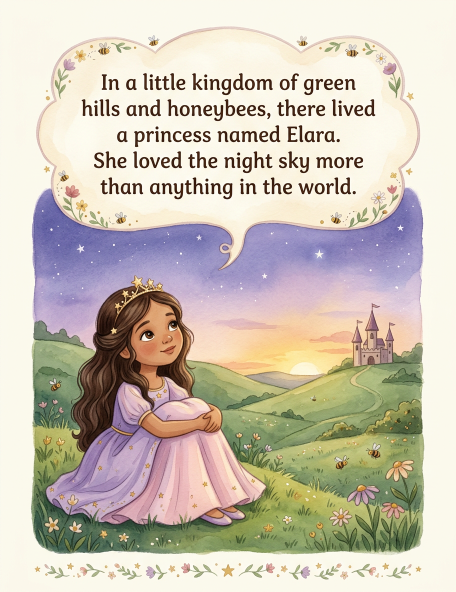
#> input picture pages/03_p01.png, 912 x 1184 px (shown at 1/2 size); its folder holds only this picture in this run
$ python build_book.py
#> lines starting #> are read from the running program, lines starting #| are printed output that depends on the picture
#!/usr/bin/env python3
"""
Build a print-ready children's picture book PDF from page images.

Usage:
    python3 build_book.py [--out princess_elara_and_the_secret_garden_of_stars.pdf]

Reads page images from ./pages in filename order (00_cover.png, 01_*.png, ...),
fits each onto an 8.5 x 11 in portrait page at 300 DPI, and writes a single PDF.
"""
import argparse
import glob
import os
import sys

from PIL import Image

PAGE_W_IN, PAGE_H_IN = 8.5, 11.0
DPI = 300
PAGE_W = int(PAGE_W_IN * DPI)   # 2550
PAGE_H = int(PAGE_H_IN * DPI)   # 3300
BG = (255, 253, 247)            # warm ivory, matches the book's palette


def fit_to_page(img: Image.Image) -> Image.Image:
    """Scale image to cover the page, center-crop the overflow."""
    img = img.convert("RGB")
#> img is the input picture: PIL image 912x1184 RGB; mean R, G, B 203, 194.5, 180.4
    scale = max(PAGE_W / img.width, PAGE_H / img.height)
    new = img.resize(
        (max(1, round(img.width * scale)), max(1, round(img.height * scale))),
        Image.LANCZOS,
    )
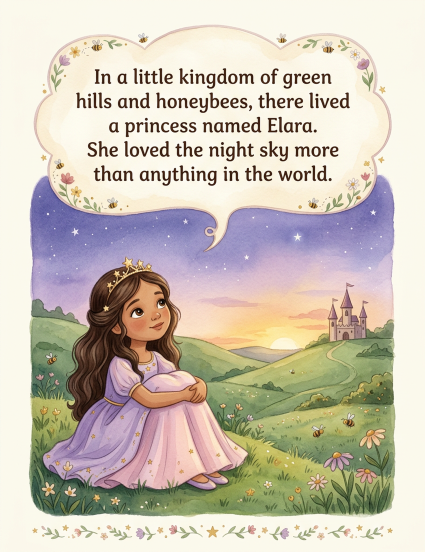
#> new: PIL image 2550x3311 RGB (shown at 1/6 size); mean R, G, B 203, 194.4, 180.4
    left = (new.width - PAGE_W) // 2
    top = (new.height - PAGE_H) // 2
    new = new.crop((left, top, left + PAGE_W, top + PAGE_H))
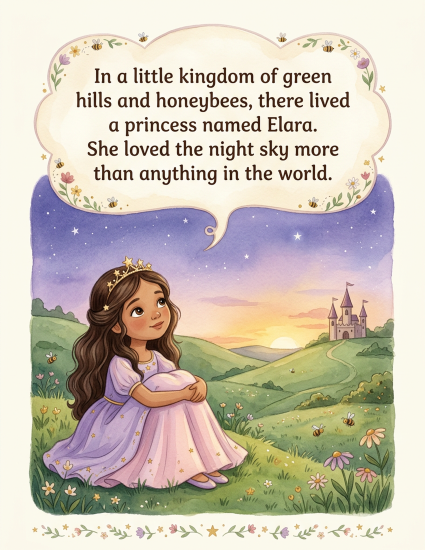
#> new: PIL image 2550x3300 RGB (shown at 1/6 size); mean R, G, B 202.8, 194.2, 180.2
    canvas = Image.new("RGB", (PAGE_W, PAGE_H), BG)
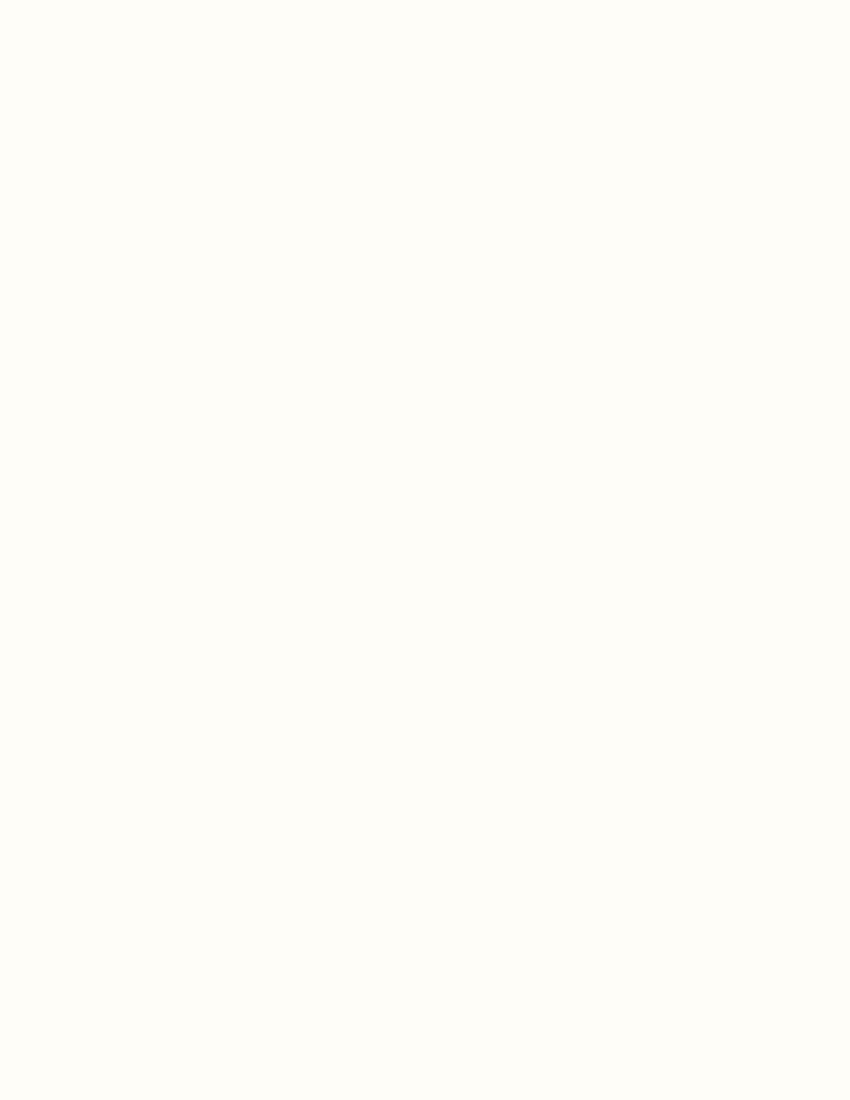
#> canvas: PIL image 2550x3300 RGB (shown at 1/3 size); mean R, G, B 255, 253, 247
    canvas.paste(new, (0, 0))
    return canvas


def main() -> int:
    ap = argparse.ArgumentParser()
    ap.add_argument("--pages", default="pages", help="directory of page images")
    ap.add_argument(
        "--out",
        default="princess_elara_and_the_secret_garden_of_stars.pdf",
        help="output PDF path",
    )
    args = ap.parse_args()

    files = sorted(
        f
        for ext in ("png", "jpg", "jpeg")
        for f in glob.glob(os.path.join(args.pages, f"*.{ext}"))
    )
    if not files:
        print(f"No page images found in {args.pages}/", file=sys.stderr)
        return 1

    print(f"Assembling {len(files)} pages at {PAGE_W}x{PAGE_H}px ({DPI} DPI)")
    rendered = []
    for f in files:
        print("  +", os.path.basename(f))
        rendered.append(fit_to_page(Image.open(f)))

    rendered[0].save(
        args.out,
        "PDF",
        resolution=DPI,
        save_all=True,
        append_images=rendered[1:],
        title="Princess Elara and the Secret Garden of Stars",
        author="A Little Story About Kindness, Courage, and Wonder",
    )
    size_mb = os.path.getsize(args.out) / 1e6
    print(f"Wrote {args.out} ({len(rendered)} pages, {size_mb:.1f} MB)")
#| Wrote princess_elara_and_the_secret_garden_of_stars.pdf (1 pages, 0.7 MB)
    return 0


if __name__ == "__main__":
    raise SystemExit(main())
#> (the program exits here)

$ run again, on pages/07_p05.png
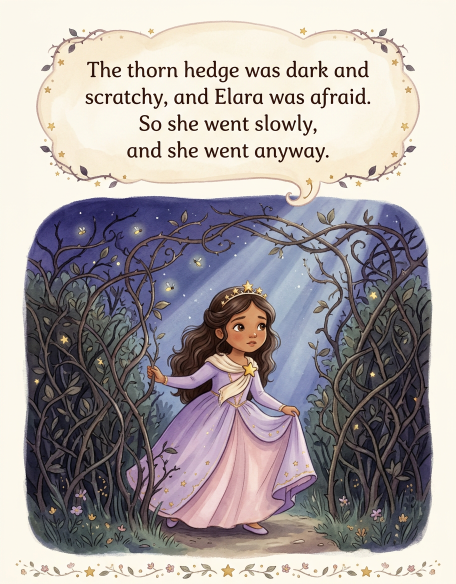
#> input picture pages/07_p05.png, 912 x 1168 px (shown at 1/2 size)
#> in fit_to_page, img is the input picture: PIL image 912x1168 RGB; mean R, G, B 168.9, 161.9, 161.8
#> in fit_to_page, `new = img.resize( (max(1, round(img.width * scale)), max(1, round(img...`:
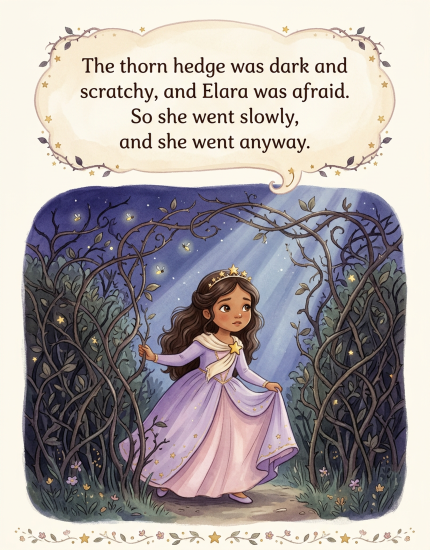
#> new: PIL image 2577x3300 RGB (shown at 1/6 size); mean R, G, B 168.9, 161.8, 161.8
#> in fit_to_page, `new = new.crop((left, top, left + PAGE_W, top + PAGE_H))`:
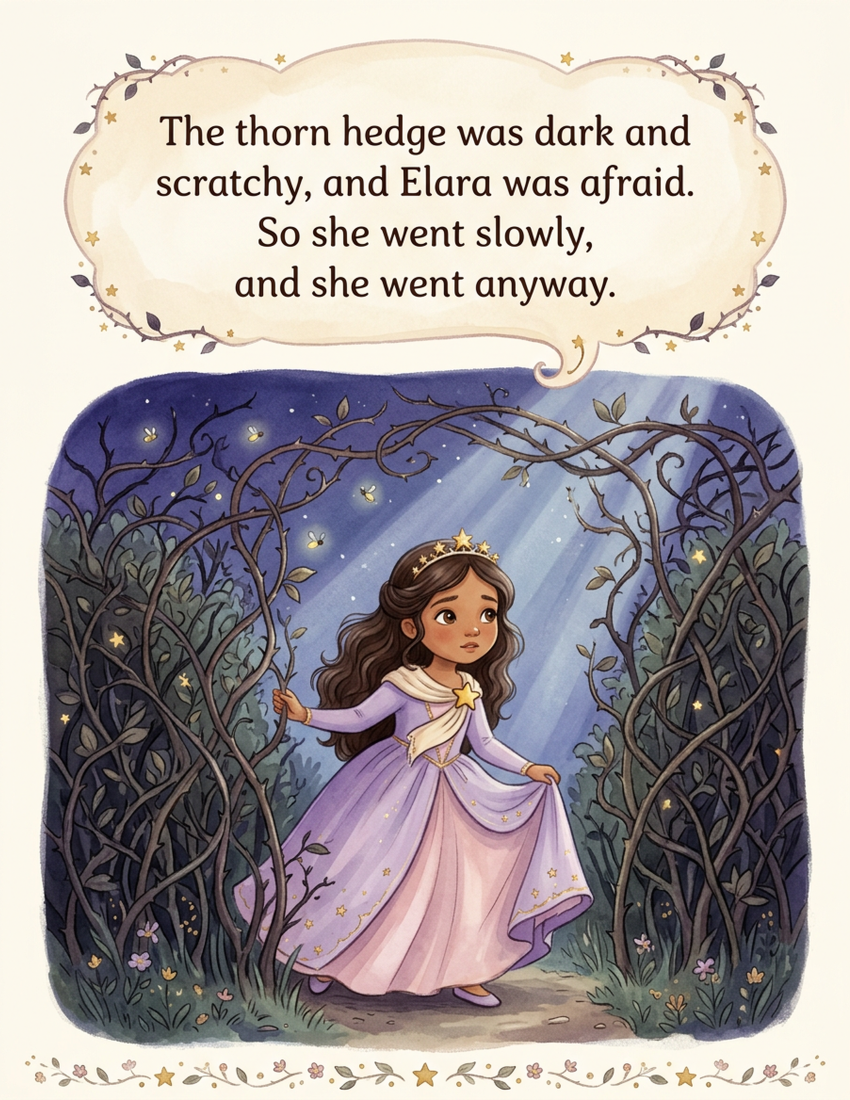
#> new: PIL image 2550x3300 RGB (shown at 1/3 size); mean R, G, B 168, 160.9, 161
#| Wrote princess_elara_and_the_secret_garden_of_stars.pdf (1 pages, 0.8 MB)

$ run again, on pages/08_p06.png
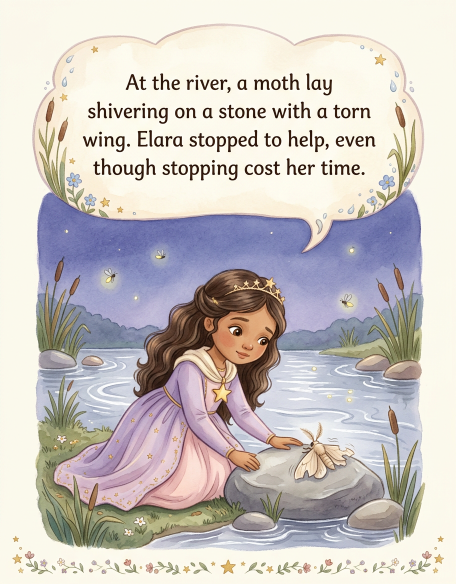
#> input picture pages/08_p06.png, 912 x 1168 px (shown at 1/2 size)
#> in fit_to_page, img is the input picture: PIL image 912x1168 RGB; mean R, G, B 202.4, 196.3, 193.2
#> in fit_to_page, `new = img.resize( (max(1, round(img.width * scale)), max(1, round(img...`:
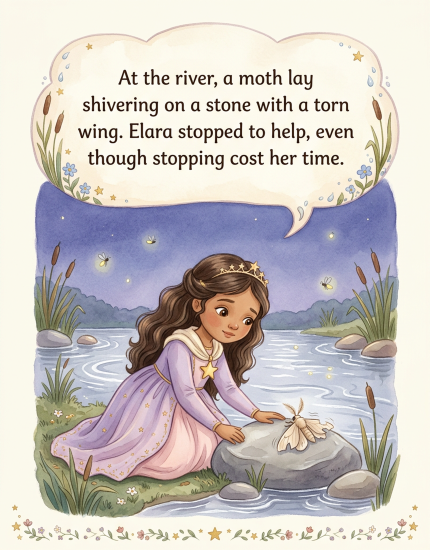
#> new: PIL image 2577x3300 RGB (shown at 1/6 size); mean R, G, B 202.3, 196.3, 193.2
#> in fit_to_page, `new = new.crop((left, top, left + PAGE_W, top + PAGE_H))`:
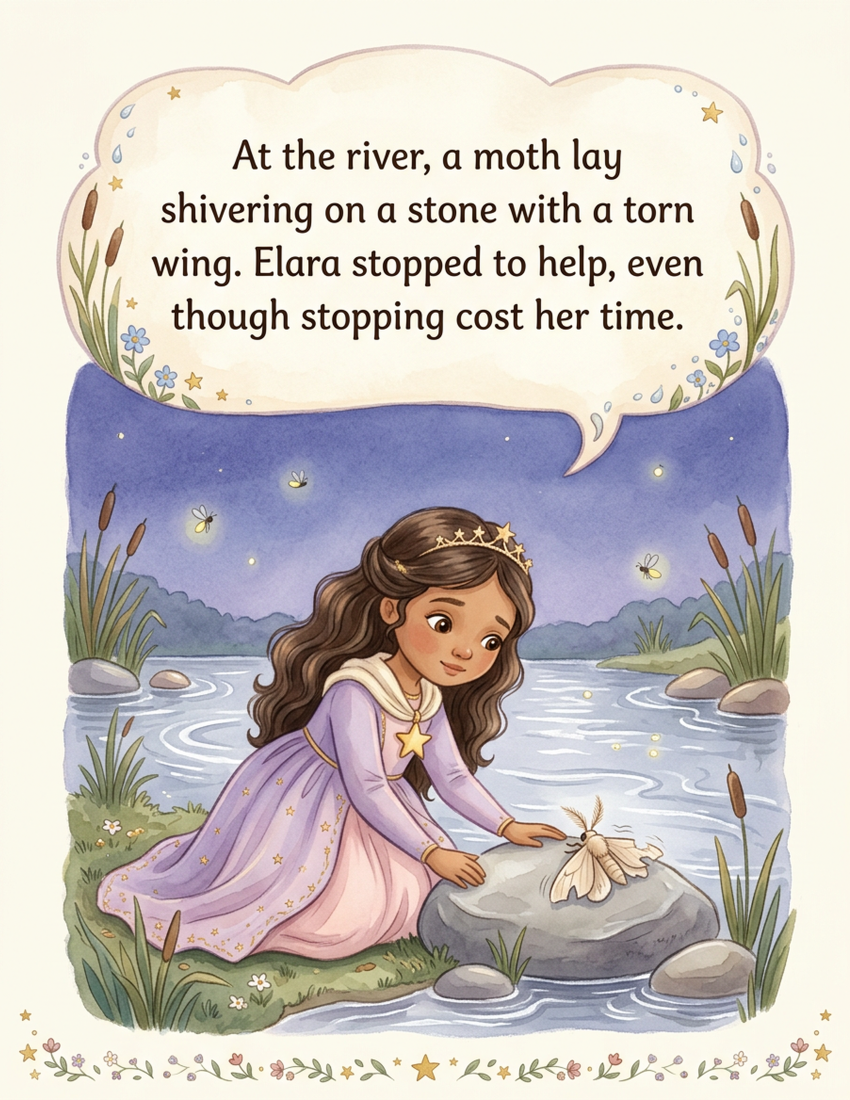
#> new: PIL image 2550x3300 RGB (shown at 1/3 size); mean R, G, B 201.8, 195.8, 192.8
#| Wrote princess_elara_and_the_secret_garden_of_stars.pdf (1 pages, 0.7 MB)
